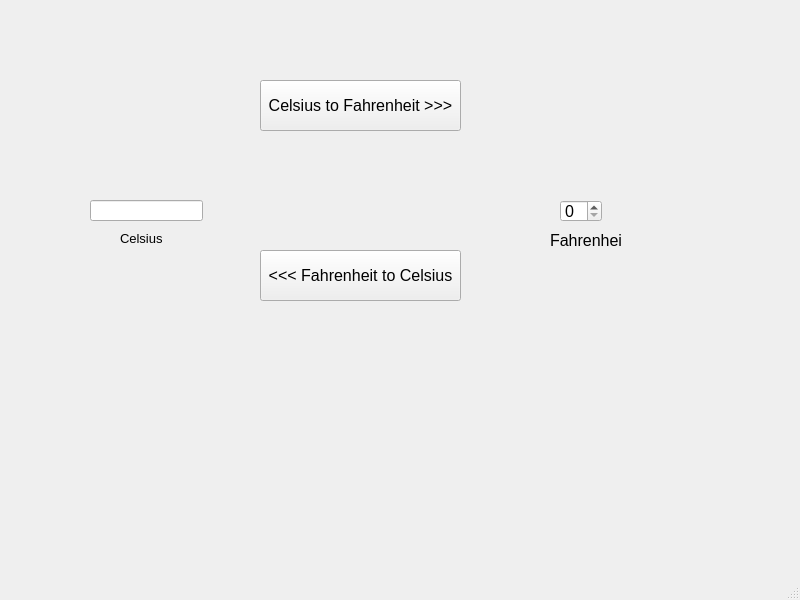
<?xml version="1.0" encoding="UTF-8"?>
<ui version="4.0">
 <class>MainWindow</class>
 <widget class="QMainWindow" name="MainWindow">
  <property name="geometry">
   <rect>
    <x>0</x>
    <y>0</y>
    <width>800</width>
    <height>600</height>
   </rect>
  </property>
  <property name="font">
   <font>
    <pointsize>12</pointsize>
   </font>
  </property>
  <property name="windowTitle">
   <string>MainWindow</string>
  </property>
  <widget class="QWidget" name="centralwidget">
   <widget class="QLineEdit" name="editCel">
    <property name="geometry">
     <rect>
      <x>90</x>
      <y>200</y>
      <width>113</width>
      <height>21</height>
     </rect>
    </property>
    <property name="text">
     <string/>
    </property>
   </widget>
   <widget class="QSpinBox" name="spinFahr">
    <property name="geometry">
     <rect>
      <x>560</x>
      <y>200</y>
      <width>42</width>
      <height>22</height>
     </rect>
    </property>
   </widget>
   <widget class="QPushButton" name="btnFtoC">
    <property name="geometry">
     <rect>
      <x>260</x>
      <y>250</y>
      <width>201</width>
      <height>51</height>
     </rect>
    </property>
    <property name="text">
     <string>&lt;&lt;&lt; Fahrenheit to Celsius</string>
    </property>
   </widget>
   <widget class="QPushButton" name="btnCtoF">
    <property name="geometry">
     <rect>
      <x>260</x>
      <y>80</y>
      <width>201</width>
      <height>51</height>
     </rect>
    </property>
    <property name="text">
     <string>Celsius to Fahrenheit &gt;&gt;&gt;</string>
    </property>
   </widget>
   <widget class="QLabel" name="label">
    <property name="geometry">
     <rect>
      <x>120</x>
      <y>230</y>
      <width>60</width>
      <height>16</height>
     </rect>
    </property>
    <property name="font">
     <font>
      <pointsize>10</pointsize>
     </font>
    </property>
    <property name="text">
     <string>Celsius</string>
    </property>
   </widget>
   <widget class="QLabel" name="label_2">
    <property name="geometry">
     <rect>
      <x>550</x>
      <y>230</y>
      <width>71</width>
      <height>21</height>
     </rect>
    </property>
    <property name="text">
     <string>Fahrenheit</string>
    </property>
   </widget>
  </widget>
  <widget class="QMenuBar" name="menubar">
   <property name="geometry">
    <rect>
     <x>0</x>
     <y>0</y>
     <width>800</width>
     <height>24</height>
    </rect>
   </property>
  </widget>
  <widget class="QStatusBar" name="statusbar"/>
 </widget>
 <resources/>
 <connections/>
</ui>
